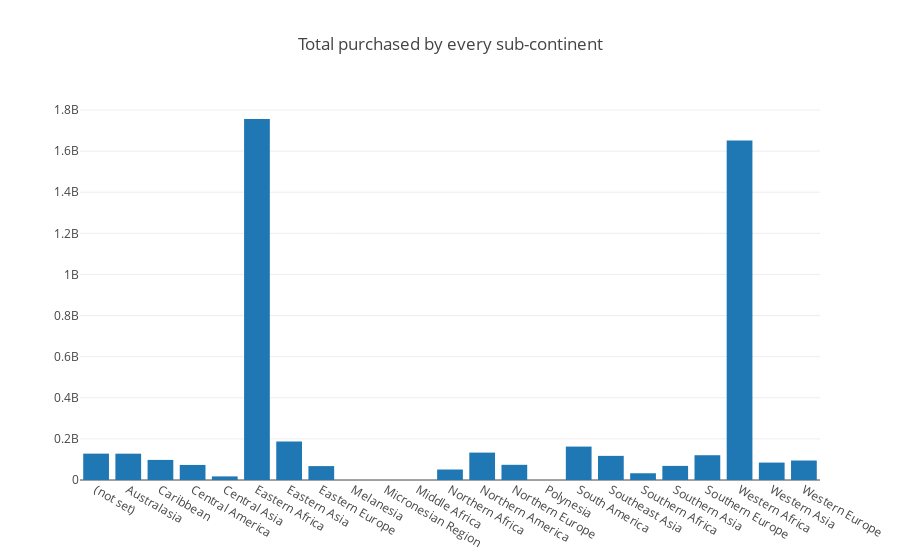

Notebook code cell kept with this figure:
### Code cell
#Using plotly, Total number of sub-Continent purchased

data = [go.Bar(
            x=totalsubContinentPurchased.index,
            y=totalsubContinentPurchased
    )]

layout = go.Layout(
    title='Total purchased by every sub-continent',
)

fig = go.Figure(data=data, layout=layout)
iplot(fig, filename='Total sub-Continent purchased')

### Figure 1 — Plotly figure (JSON) as saved in the notebook; plotly's stock layout.template omitted (floating-point values rounded to 4 significant figures)
{"data": [{"type": "bar", "uid": "f7f39952-d13f-11e8-aeec-15280fb874c9", "x": ["(not set)", "Australasia", "Caribbean", "Central America", "Central Asia", "Eastern Africa", "Eastern Asia", "Eastern Europe", "Melanesia", "Micronesian Region", "Middle Africa", "Northern Africa", "Northern America", "Northern Europe", "Polynesia", "South America", "Southeast Asia", "Southern Africa", "Southern Asia", "Southern Europe", "Western Africa", "Western Asia", "Western Europe"], "y": [128300000.0, 128100000.0, 97721875, 73290000.0, 17490000, 1756000000.0, 187700000.0, 67630000.0, null, null, null, 50960000, 133300000.0, 73850000.0, null, 162600000.0, 117400000.0, 32850000, 68600000.0, 120501250, 1651200000, 84810000.0, 94740000.0]}], "layout": {"title": "Total purchased by every sub-continent"}}
